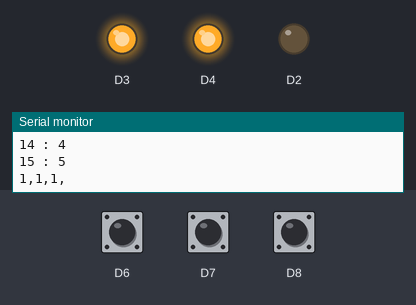
The sketch below on a simulated ESP8266 (Wemos D1 mini). On the bench: output pins drawn as LEDs (lit = HIGH), the last lines printed to the serial monitor. The inputs (shaded band) are chosen by the test bench; at power-on: D6 HIGH, D7 HIGH, D8 HIGH.

Above: at 0.5 s.
At 1.5 s:
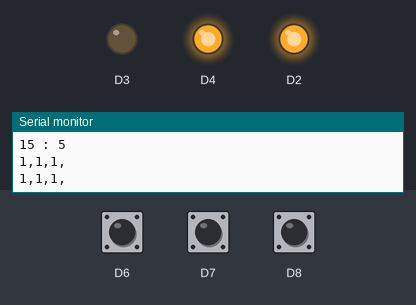
At 5.5 s:
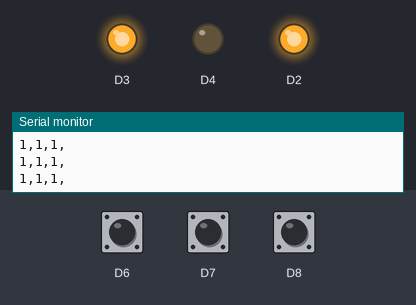
Timing chart, 0 to 6.9 s (numbered marks = the images above):
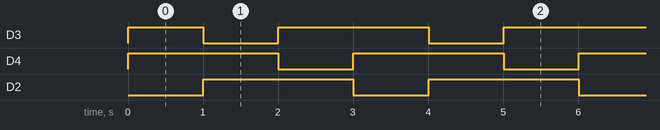

Measured:
- by itself, D3, D4, D2: alternates HIGH for 2.0 s and LOW for 1.0 s
- by itself, everything shown: repeats every 3.0 s, in 3 steps

The sketch:

Arduino-Uno-WiFi-WeMOS-Power-Controller.ino
```cpp
void setup() {
  // put your setup code here, to run once:
  Serial.begin(115200) ;
  pinMode ( D2  , OUTPUT ) ;
  pinMode ( D3  , OUTPUT ) ;
  pinMode ( D4  , OUTPUT ) ;
  // pinMode ( D5  , OUTPUT ) ;
  pinMode ( D6  , INPUT_PULLUP ) ;
  pinMode ( D7  , INPUT_PULLUP ) ;
  pinMode ( D8  , INPUT_PULLUP ) ;
  // pinMode ( D10 , INPUT_PULLUP ) ;
  digitalWrite ( D2  , HIGH ) ;
  digitalWrite ( D3  , HIGH ) ;
  digitalWrite ( D4  , HIGH ) ;
  // digitalWrite ( D5  , HIGH ) ;
  Serial.print("0 : ") ; Serial.println(D0) ;
  Serial.print("1 : ") ; Serial.println(D1) ;
  Serial.print("2 : ") ; Serial.println(D2) ;
  Serial.print("3 : ") ; Serial.println(D3) ;
  Serial.print("4 : ") ; Serial.println(D4) ;
  Serial.print("5 : ") ; Serial.println(D5) ;
  Serial.print("6 : ") ; Serial.println(D6) ;
  Serial.print("7 : ") ; Serial.println(D7) ;
  Serial.print("8 : ") ; Serial.println(D8) ;
  Serial.print("9 : ") ; Serial.println(D9) ;
  Serial.print("10 : ") ; Serial.println(D10) ;
  Serial.print("11 : ") ; Serial.println(D11) ;
  Serial.print("12 : ") ; Serial.println(D12) ;
  Serial.print("13 : ") ; Serial.println(D13) ;
  Serial.print("14 : ") ; Serial.println(D14) ;
  Serial.print("15 : ") ; Serial.println(D15) ;
}

int atSwitch = 0 ;

void loop() {
  int v [ 60 ] ;
  int x [ 60 ] ;
  v  [ 0 ] = digitalRead ( D6 ) ;
  v  [ 1 ] = digitalRead ( D7 ) ;
  v  [ 2 ] = digitalRead ( D8 ) ;
  // v  [ 3 ] = digitalRead ( D10 ) ;
  for (int i = 0 ; i < 3 ; i++ ) {
    Serial.print(v[i]) ;
    Serial.print(",") ;
  }
  Serial.println("") ;
  switch ( atSwitch ) {
    case 0 :
      digitalWrite ( D2  , LOW  ) ;
      digitalWrite ( D3  , HIGH ) ;
      digitalWrite ( D4  , HIGH ) ;
      // digitalWrite ( D5  , LOW  ) ;
    break ;
    case 1 :
      digitalWrite ( D2  , HIGH ) ;
      digitalWrite ( D3  , LOW  ) ;
      digitalWrite ( D4  , HIGH ) ;
      // digitalWrite ( D5  , LOW  ) ;
    break ;
    case 2 :
      digitalWrite ( D2  , HIGH ) ;
      digitalWrite ( D3  , HIGH ) ;
      digitalWrite ( D4  , LOW  ) ;
      // digitalWrite ( D5  , LOW  ) ;
    break ;
    case 3 :
      digitalWrite ( D2  , LOW  ) ;
      digitalWrite ( D3  , LOW  ) ;
      digitalWrite ( D4  , LOW  ) ;
      // digitalWrite ( D5  , HIGH ) ;
    break ;
  }
  atSwitch = ( atSwitch + 1 ) % 3 ;
  delay ( 1000 ) ;
}
```
